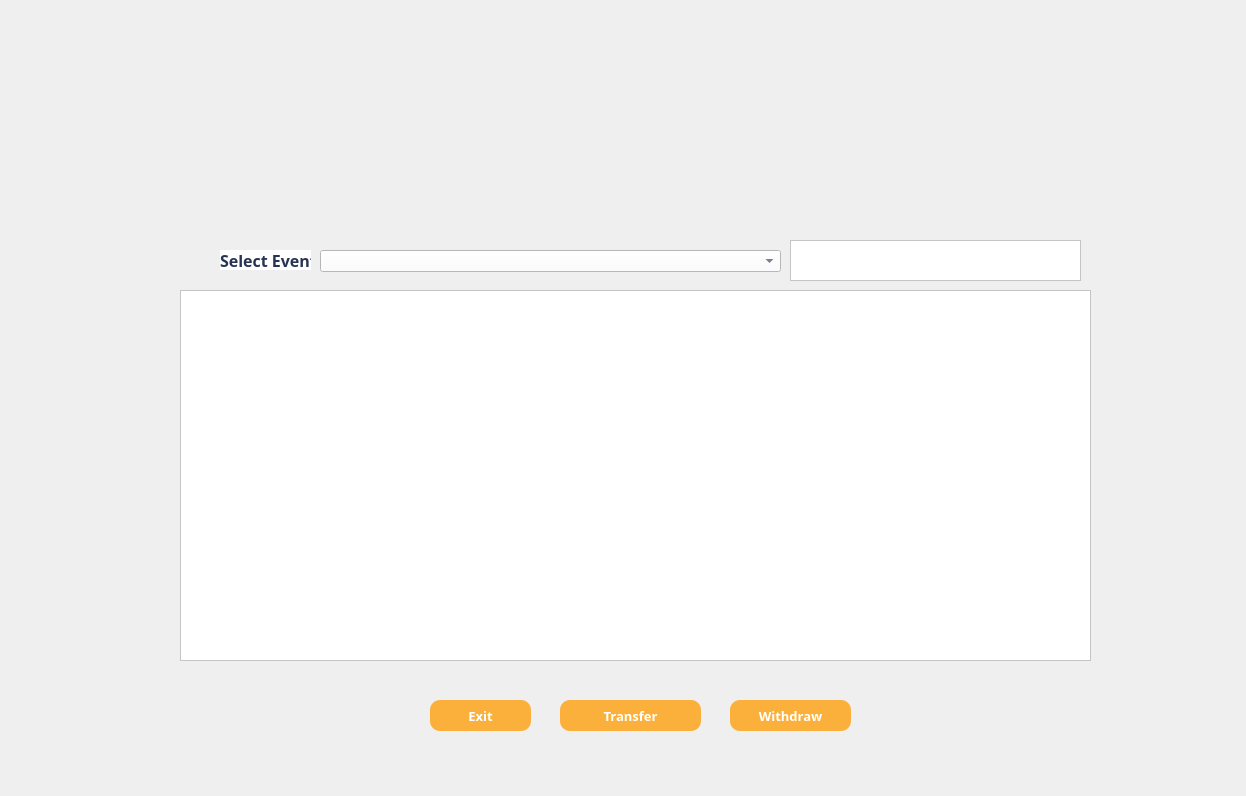
<?xml version="1.0" encoding="UTF-8"?>
<ui version="4.0">
 <class>Dialog</class>
 <widget class="QDialog" name="Dialog">
  <property name="geometry">
   <rect>
    <x>0</x>
    <y>0</y>
    <width>1246</width>
    <height>796</height>
   </rect>
  </property>
  <property name="windowTitle">
   <string>Dialog</string>
  </property>
  <widget class="QLabel" name="label">
   <property name="geometry">
    <rect>
     <x>0</x>
     <y>0</y>
     <width>1246</width>
     <height>796</height>
    </rect>
   </property>
   <property name="cursor">
    <cursorShape>ArrowCursor</cursorShape>
   </property>
   <property name="acceptDrops">
    <bool>true</bool>
   </property>
   <property name="autoFillBackground">
    <bool>false</bool>
   </property>
   <property name="text">
    <string/>
   </property>
   <property name="pixmap">
    <pixmap>images/entries.png</pixmap>
   </property>
   <property name="scaledContents">
    <bool>true</bool>
   </property>
   <property name="wordWrap">
    <bool>false</bool>
   </property>
  </widget>
  <widget class="QWidget" name="widget" native="true">
   <property name="geometry">
    <rect>
     <x>0</x>
     <y>0</y>
     <width>120</width>
     <height>80</height>
    </rect>
   </property>
  </widget>
  <widget class="QLabel" name="owerrormes">
   <property name="geometry">
    <rect>
     <x>350</x>
     <y>670</y>
     <width>581</width>
     <height>20</height>
    </rect>
   </property>
   <property name="font">
    <font>
     <family>Berlin Sans FB Demi</family>
     <pointsize>10</pointsize>
     <italic>false</italic>
     <bold>true</bold>
    </font>
   </property>
   <property name="layoutDirection">
    <enum>Qt::LeftToRight</enum>
   </property>
   <property name="styleSheet">
    <string notr="true">font: 700 10pt &quot;Berlin Sans FB Demi&quot;; 
color: rgb(251, 176, 59);</string>
   </property>
   <property name="text">
    <string/>
   </property>
  </widget>
  <widget class="QTableWidget" name="eventsparticipants">
   <property name="geometry">
    <rect>
     <x>180</x>
     <y>290</y>
     <width>911</width>
     <height>371</height>
    </rect>
   </property>
   <property name="font">
    <font>
     <family>Berlin Sans FB Demi</family>
     <pointsize>8</pointsize>
     <bold>true</bold>
    </font>
   </property>
   <property name="styleSheet">
    <string notr="true">color: rgb(20, 33, 68);
background-color: rgb(255, 255, 255);</string>
   </property>
  </widget>
  <widget class="QPushButton" name="entriestexitbutt">
   <property name="geometry">
    <rect>
     <x>430</x>
     <y>700</y>
     <width>101</width>
     <height>31</height>
    </rect>
   </property>
   <property name="font">
    <font>
     <family>Arial Black</family>
     <pointsize>10</pointsize>
     <italic>false</italic>
     <bold>true</bold>
    </font>
   </property>
   <property name="cursor">
    <cursorShape>PointingHandCursor</cursorShape>
   </property>
   <property name="styleSheet">
    <string notr="true">QWidget#entriestexitbutt{
background-color: rgb(251, 176, 59);
font: 900 10pt &quot;Arial Black&quot;; color : rgb(255, 255, 255);
border-radius: 10px;}

QWidget#entriestexitbutt:hover {
    
    background-color: rgb(238, 223, 146); 
    border: 2px solid #388E3C; 
    padding: 8px 20px; 
    font-size: 12px; 
}</string>
   </property>
   <property name="text">
    <string>Exit</string>
   </property>
  </widget>
  <widget class="QLabel" name="label_2">
   <property name="geometry">
    <rect>
     <x>220</x>
     <y>250</y>
     <width>91</width>
     <height>20</height>
    </rect>
   </property>
   <property name="font">
    <font>
     <family>Berlin Sans FB Demi</family>
     <pointsize>12</pointsize>
     <italic>false</italic>
     <bold>true</bold>
    </font>
   </property>
   <property name="styleSheet">
    <string notr="true">font: 700 12pt &quot;Berlin Sans FB Demi&quot;; 
color: rgb(40, 52, 84);
background-color: rgb(255, 255, 255);</string>
   </property>
   <property name="text">
    <string>Select Event:</string>
   </property>
  </widget>
  <widget class="QComboBox" name="vieweventsel">
   <property name="geometry">
    <rect>
     <x>320</x>
     <y>250</y>
     <width>461</width>
     <height>22</height>
    </rect>
   </property>
   <property name="styleSheet">
    <string notr="true">font: 700 10pt &quot;Berlin Sans FB Demi&quot;; 
color: rgb(40, 52, 84);
background-color: rgb(255, 255, 255);</string>
   </property>
  </widget>
  <widget class="QListWidget" name="eventdate">
   <property name="geometry">
    <rect>
     <x>790</x>
     <y>240</y>
     <width>291</width>
     <height>41</height>
    </rect>
   </property>
   <property name="styleSheet">
    <string notr="true">font: 700 10pt &quot;Berlin Sans FB Demi&quot;; 
color: rgb(40, 52, 84);
background-color: rgb(255, 255, 255);</string>
   </property>
  </widget>
  <widget class="QPushButton" name="transferbutt">
   <property name="geometry">
    <rect>
     <x>560</x>
     <y>700</y>
     <width>141</width>
     <height>31</height>
    </rect>
   </property>
   <property name="font">
    <font>
     <family>Arial Black</family>
     <pointsize>10</pointsize>
     <italic>false</italic>
     <bold>true</bold>
    </font>
   </property>
   <property name="cursor">
    <cursorShape>PointingHandCursor</cursorShape>
   </property>
   <property name="styleSheet">
    <string notr="true">QWidget#transferbutt{
background-color: rgb(251, 176, 59);
font: 900 10pt &quot;Arial Black&quot;; color : rgb(255, 255, 255);
border-radius: 10px;}

QWidget#veventexitbutt:hover {
    
    background-color: rgb(238, 223, 146); 
    border: 2px solid #388E3C; 
    padding: 8px 20px; 
    font-size: 12px; 
}</string>
   </property>
   <property name="text">
    <string>Transfer</string>
   </property>
  </widget>
  <widget class="QPushButton" name="withdrawbutt">
   <property name="geometry">
    <rect>
     <x>730</x>
     <y>700</y>
     <width>121</width>
     <height>31</height>
    </rect>
   </property>
   <property name="font">
    <font>
     <family>Arial Black</family>
     <pointsize>10</pointsize>
     <italic>false</italic>
     <bold>true</bold>
    </font>
   </property>
   <property name="cursor">
    <cursorShape>PointingHandCursor</cursorShape>
   </property>
   <property name="styleSheet">
    <string notr="true">QWidget#withdrawbutt{
background-color: rgb(251, 176, 59);
font: 900 10pt &quot;Arial Black&quot;; color : rgb(255, 255, 255);
border-radius: 10px;}

QWidget#withdrawbutt:hover {
    
    background-color: rgb(238, 223, 146); 
    border: 2px solid #388E3C; 
    padding: 8px 20px; 
    font-size: 12px; 
}</string>
   </property>
   <property name="text">
    <string>Withdraw</string>
   </property>
  </widget>
  <zorder>label</zorder>
  <zorder>widget</zorder>
  <zorder>owerrormes</zorder>
  <zorder>entriestexitbutt</zorder>
  <zorder>label_2</zorder>
  <zorder>vieweventsel</zorder>
  <zorder>eventdate</zorder>
  <zorder>transferbutt</zorder>
  <zorder>withdrawbutt</zorder>
  <zorder>eventsparticipants</zorder>
 </widget>
 <resources/>
 <connections/>
</ui>
